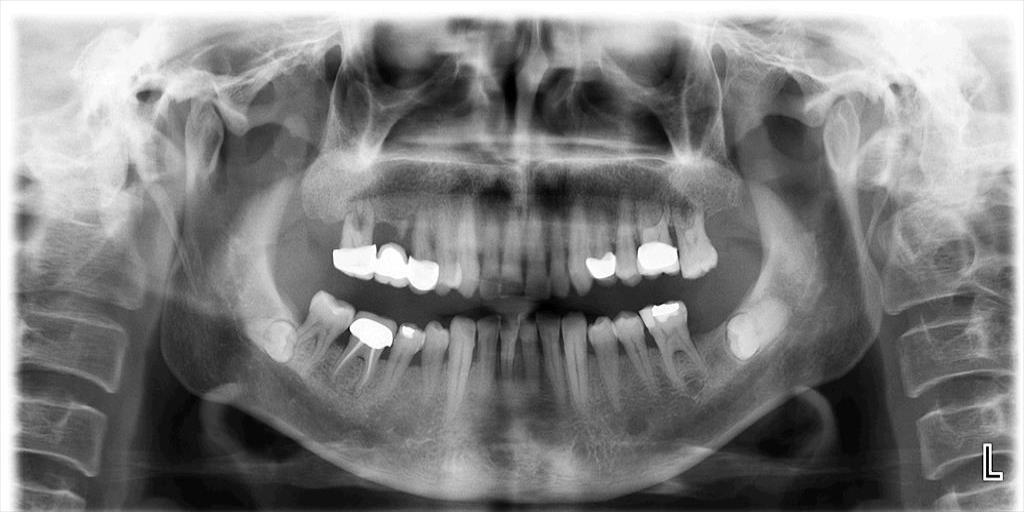
#> input picture Basic level image processing/c9_Bitwise_Operators/Resim13_Rontgen_Panoramik.jpg, 1024 x 512 px, given in place of the camera
$ python K10_12_WEBCAM_Bitwise_Operatorleri.py
#> lines starting #> are read from the running program, lines starting #| are printed output that depends on the picture; after the words box and inside, x2 and y2 are one past the last pixel; in counts of white or black regions, pixels touching at a corner belong together
# -*- coding: utf-8 -*-
"""
Created on Tue Mar 26 11:33:40 2024

@author: muozi
"""

import cv2

# Video dosyasını oku
cap = cv2.VideoCapture(0)

while True:
    # Bir sonraki çerçeveyi oku
    ret, frame = cap.read()
#> frame is the input picture: shape (512, 1024, 3); min 0, max 255, mean 127.4

    # Eğer çerçeve alınamazsa döngüden çık
    if not ret:
        break

    # Çerçeveyi gri tonlamaya çevir
    gray_frame = cv2.cvtColor(frame, cv2.COLOR_BGR2GRAY)

    # Basit thresholding (127)
    _, thresh_frame_127 = cv2.threshold(gray_frame, 127, 255, cv2.THRESH_BINARY)
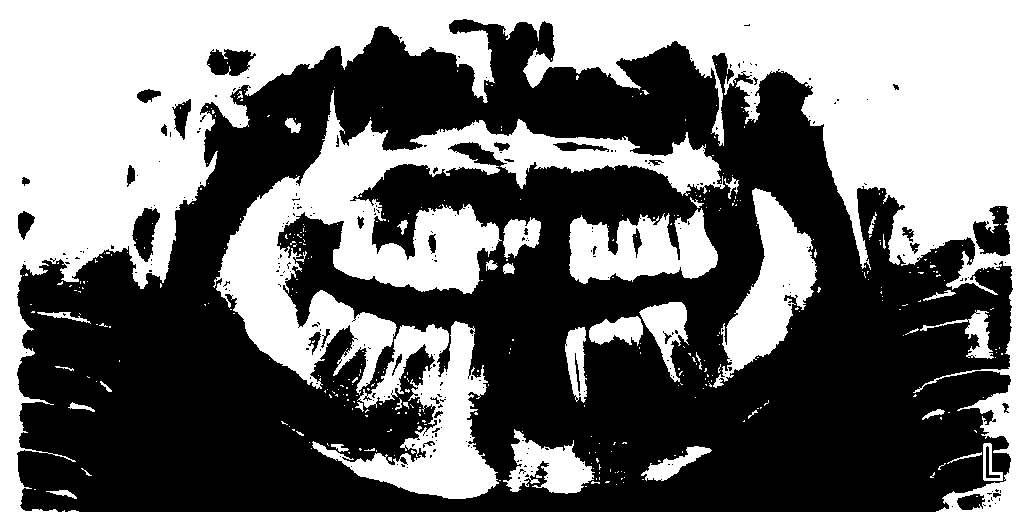
#> thresh_frame_127: shape (512, 1024); 43.9% white; 386 white regions (348 under 20 px), largest, box (x1, y1, x2, y2) and area: (0, 0, 1024, 512) 149333, (213, 90, 725, 395) 39484, (312, 321, 499, 499) 12719
    _, thresh_frame_inv = cv2.threshold(gray_frame, 127, 255, cv2.THRESH_BINARY_INV)
    _, thresh_frame_tozero = cv2.threshold(gray_frame, 127, 255, cv2.THRESH_TOZERO)
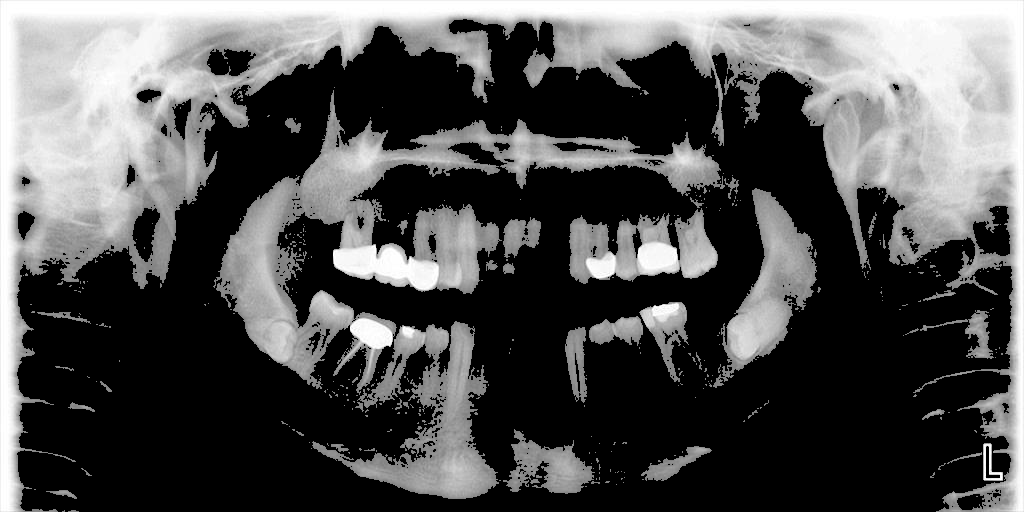
#> thresh_frame_tozero: shape (512, 1024); min 0, max 255, mean 83.2
    _, thresh_frame_tozero_inv = cv2.threshold(gray_frame, 127, 255, cv2.THRESH_TOZERO_INV)
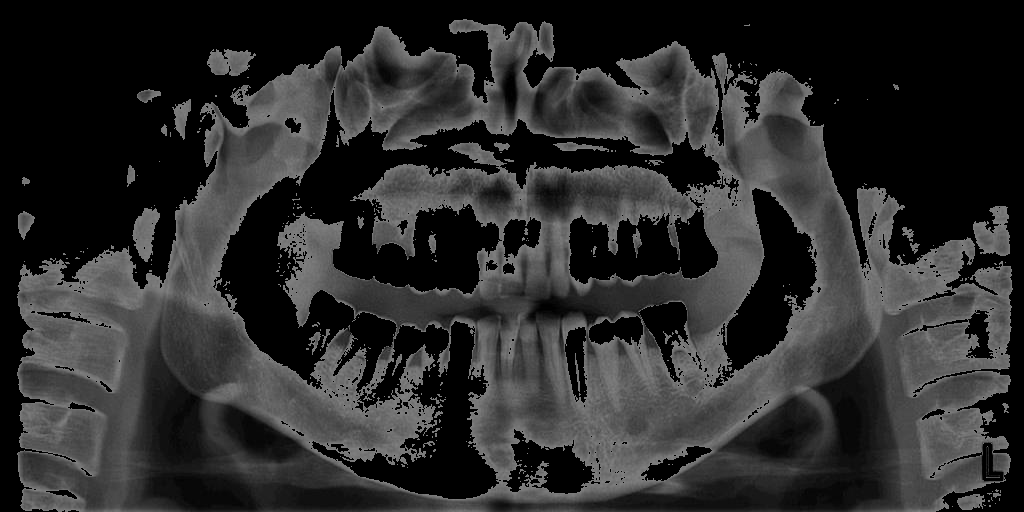
#> thresh_frame_tozero_inv: shape (512, 1024); min 0, max 127, mean 44.2
    _, thresh_frame_trunc = cv2.threshold(gray_frame, 127, 255, cv2.THRESH_TRUNC)
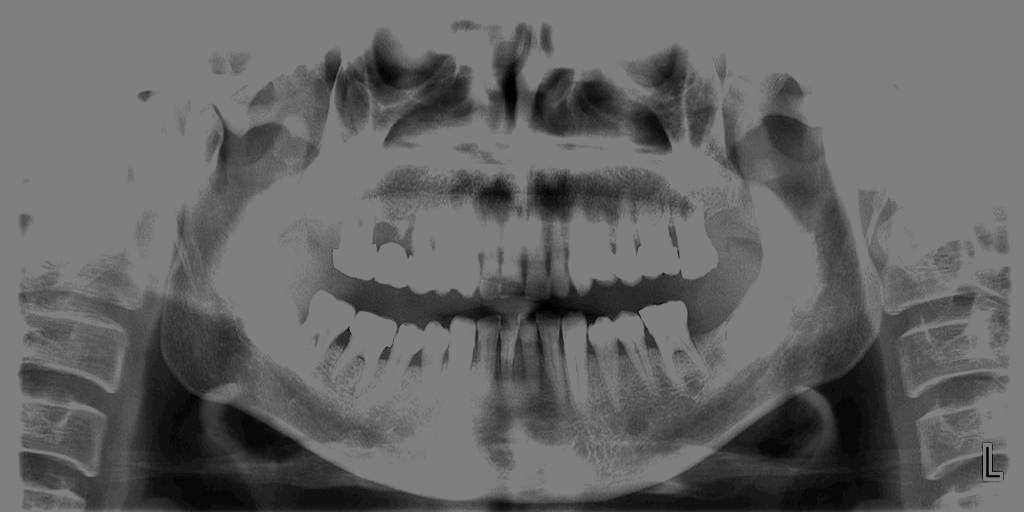
#> thresh_frame_trunc: shape (512, 1024); min 0, max 127, mean 100

    bit_and = cv2.bitwise_and(gray_frame, thresh_frame_inv)
    cv2.imshow("bit_and", bit_and)
    cv2.imshow("gray_frame", gray_frame)


    # Eşiklenmiş çerçeveleri göster
    cv2.imshow("Video_Trafic", frame)
    cv2.imshow("Basit Thresholding (127)", thresh_frame_127)
    cv2.imshow("Otsu Thresholding Inverted", thresh_frame_inv)
    cv2.imshow("Otsu Thresholding To Zero", thresh_frame_tozero)
    cv2.imshow("Otsu Thresholding To Zero Inverted", thresh_frame_tozero_inv)
    cv2.imshow("Otsu Thresholding Truncated", thresh_frame_trunc)

    # 'q' tuşuna basıldığında döngüyü sonlandır
    if cv2.waitKey(25) & 0xFF == ord("q"):
#> (key q is pressed here)
        break

# Videoyı serbest bırak ve pencereleri kapat
cap.release()
cv2.destroyAllWindows()

$ run again, on Basic level image processing/c9_Bitwise_Operators/Resim17_Bitewing1.jpg
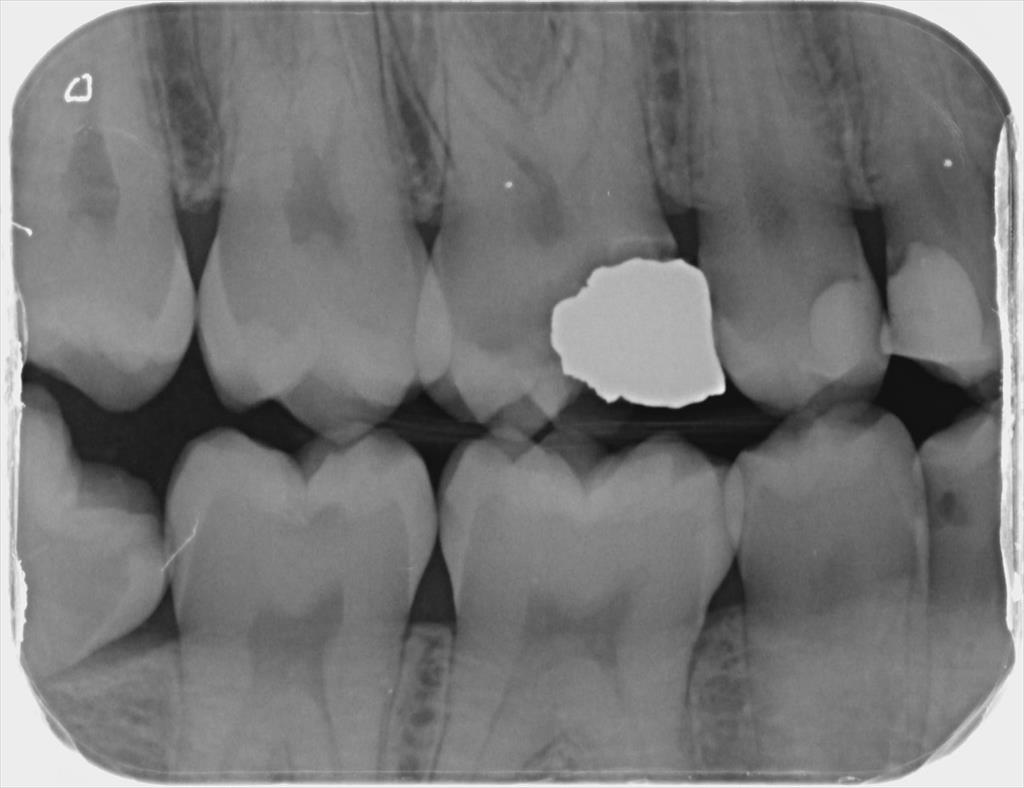
#> input picture Basic level image processing/c9_Bitwise_Operators/Resim17_Bitewing1.jpg, 1024 x 788 px, given in place of the camera
#> frame is the input picture: shape (788, 1024, 3); min 12, max 253, mean 118.6
#> `_, thresh_frame_127 = cv2.threshold(gray_frame, 127, 255, cv2.THRESH_B..`:
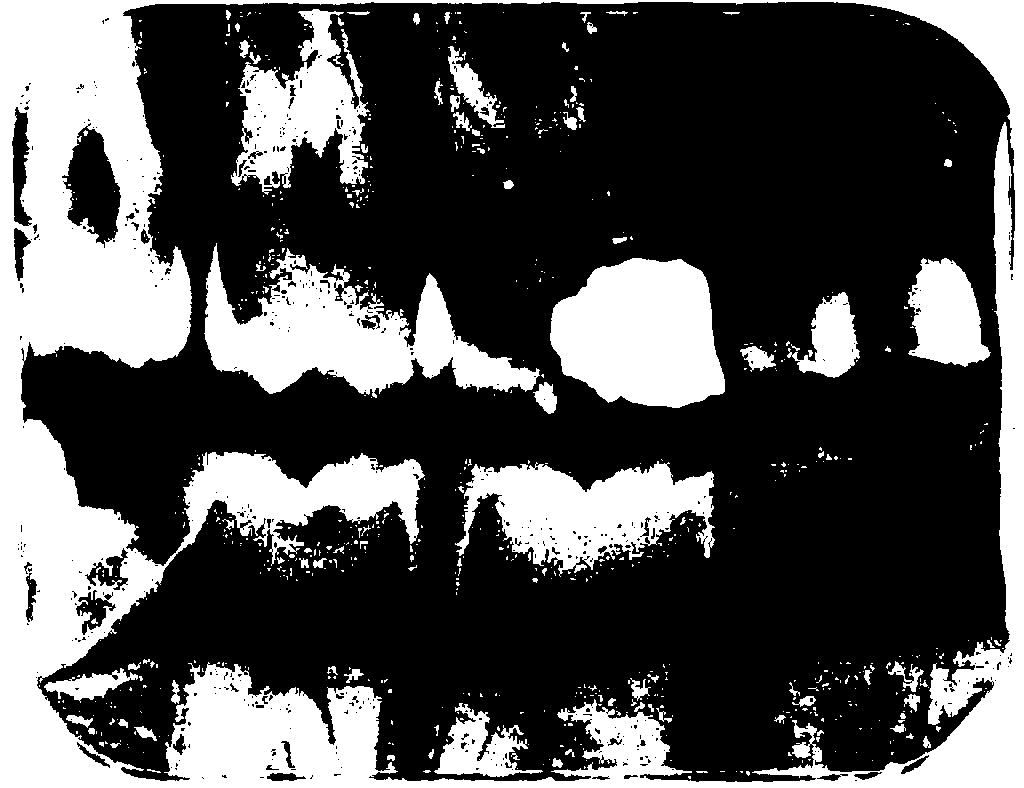
#> thresh_frame_127: shape (788, 1024); 32% white; 718 white regions (612 under 20 px), largest, box (x1, y1, x2, y2) and area: (0, 0, 1024, 788) 161547, (204, 243, 540, 398) 23193, (550, 258, 725, 408) 20134
#> `_, thresh_frame_trunc = cv2.threshold(gray_frame, 127, 255, cv2.THRESH..`:
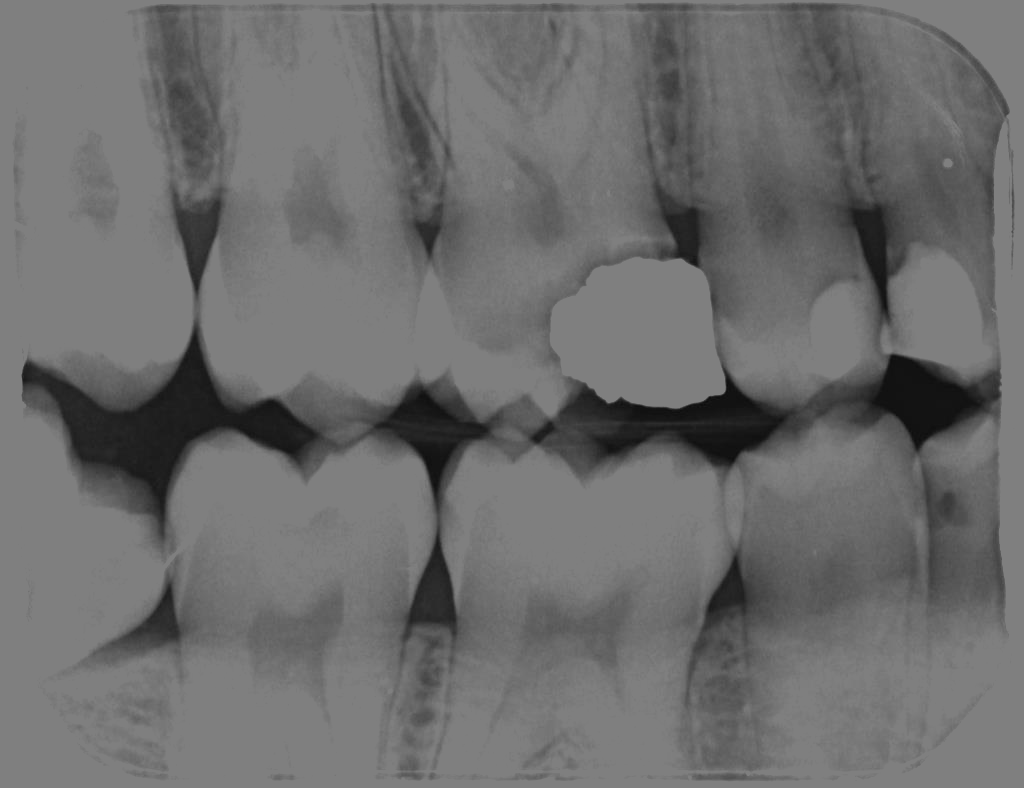
#> thresh_frame_trunc: shape (788, 1024); min 12, max 127, mean 108.6

$ run again, on Basic level image processing/c9_Bitwise_Operators/Resim18_Bitewing2.jpg
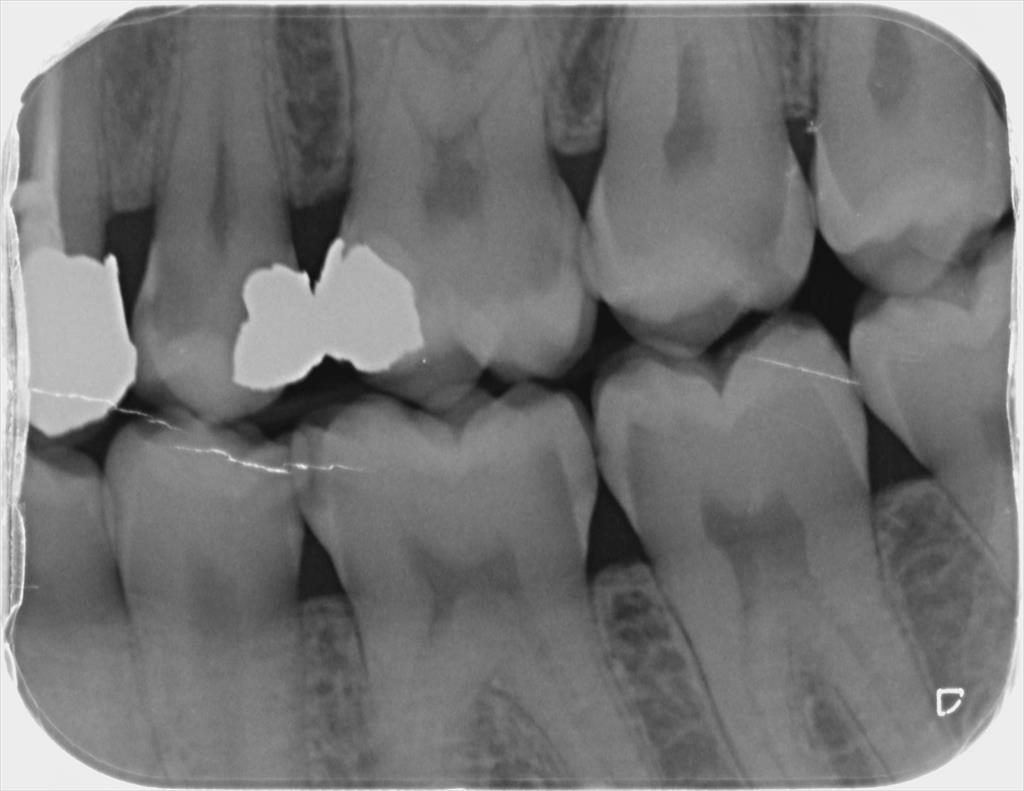
#> input picture Basic level image processing/c9_Bitwise_Operators/Resim18_Bitewing2.jpg, 1024 x 791 px, given in place of the camera
#> frame is the input picture: shape (791, 1024, 3); min 13, max 255, mean 116.5
#> `_, thresh_frame_127 = cv2.threshold(gray_frame, 127, 255, cv2.THRESH_B..`:
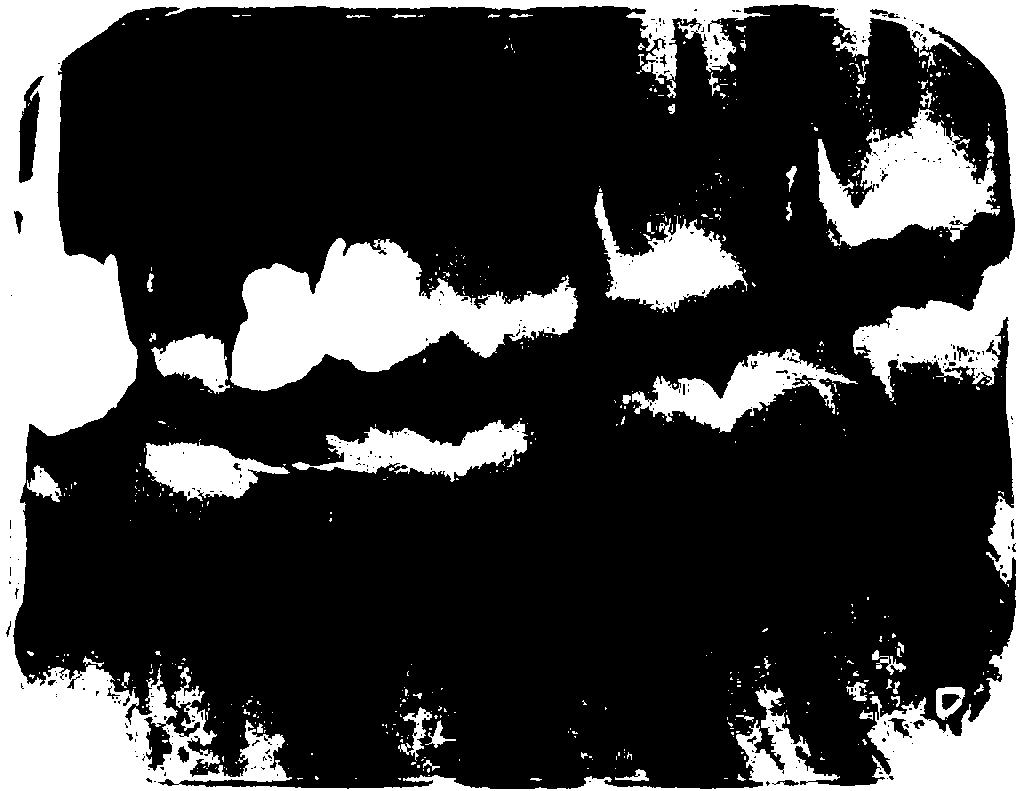
#> thresh_frame_127: shape (791, 1024); 24.5% white; 590 white regions (527 under 20 px), largest, box (x1, y1, x2, y2) and area: (0, 0, 1024, 791) 121572, (230, 238, 578, 391) 27587, (818, 108, 1000, 247) 13541
#> `_, thresh_frame_trunc = cv2.threshold(gray_frame, 127, 255, cv2.THRESH..`:
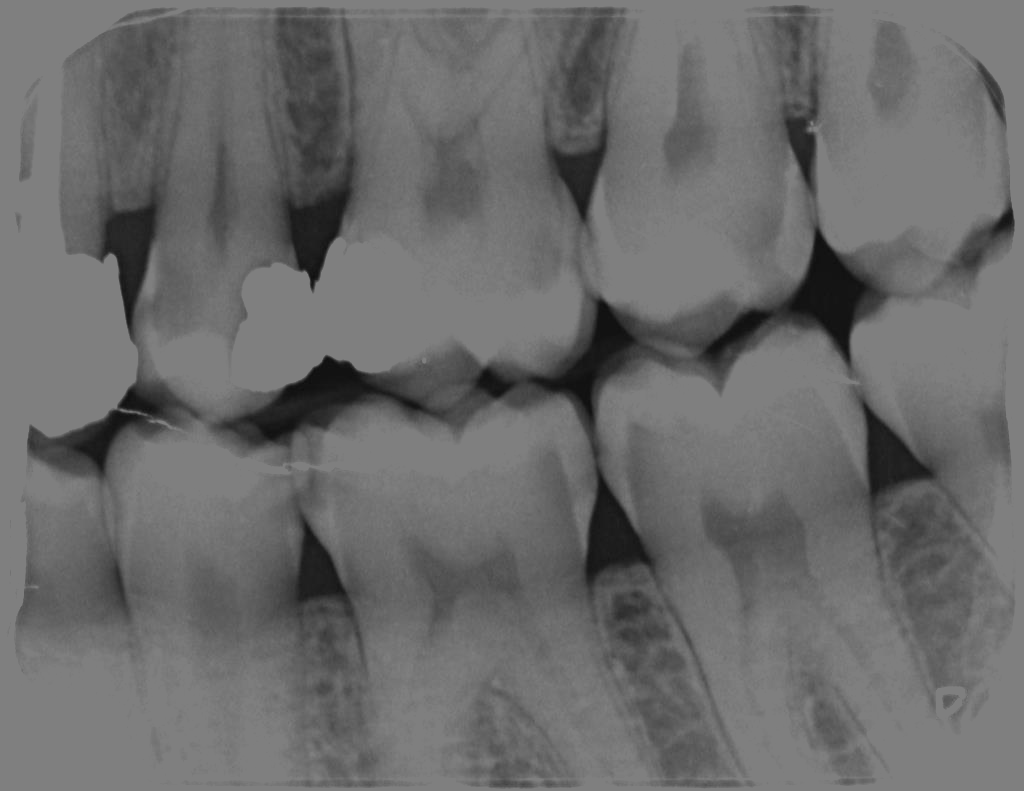
#> thresh_frame_trunc: shape (791, 1024); min 13, max 127, mean 106.5
